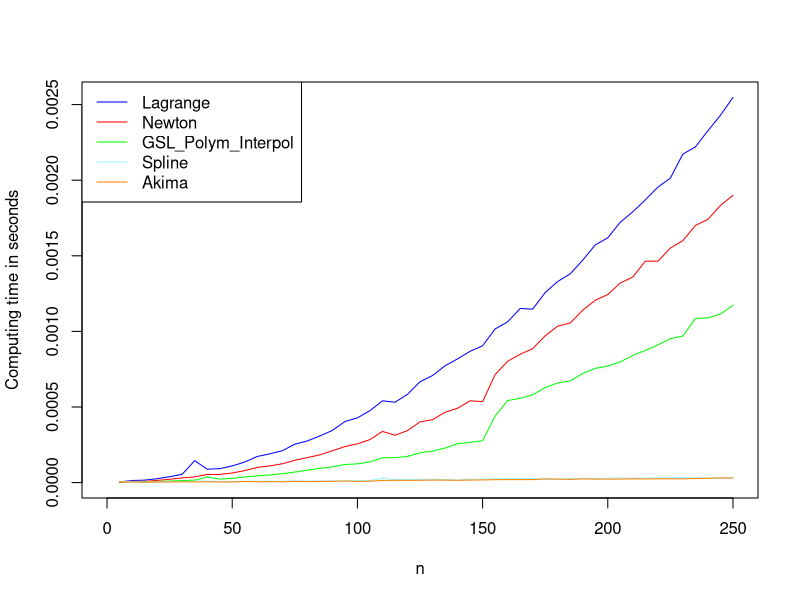
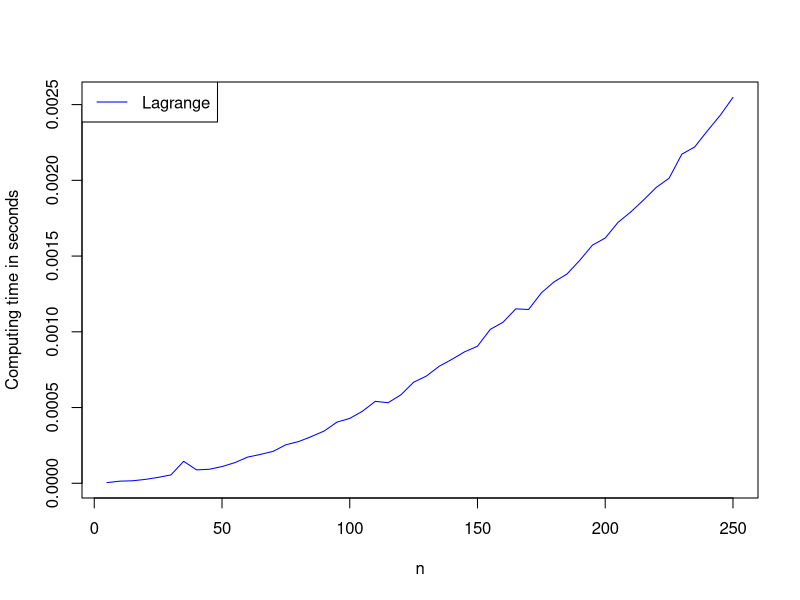
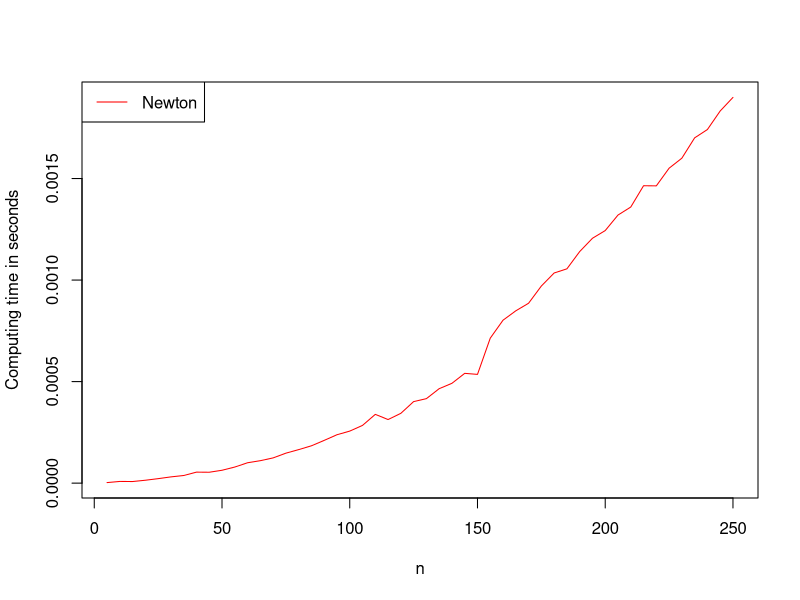
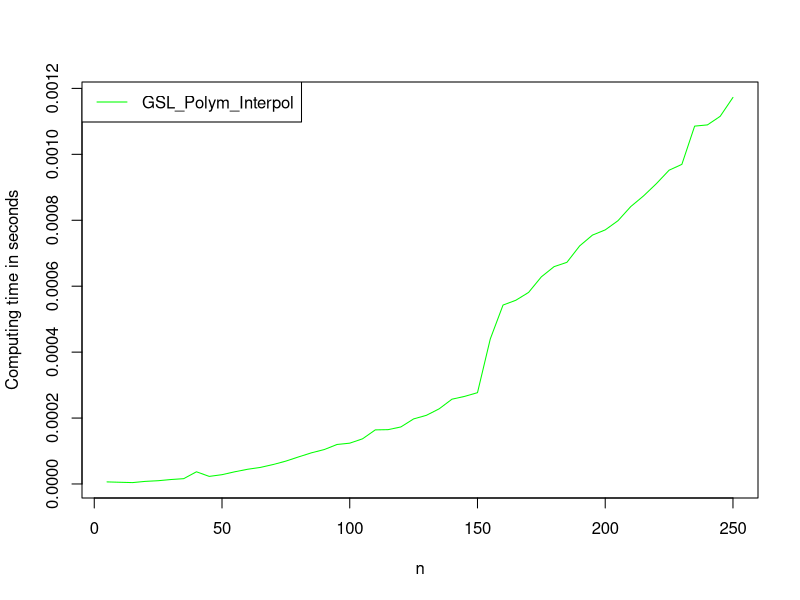
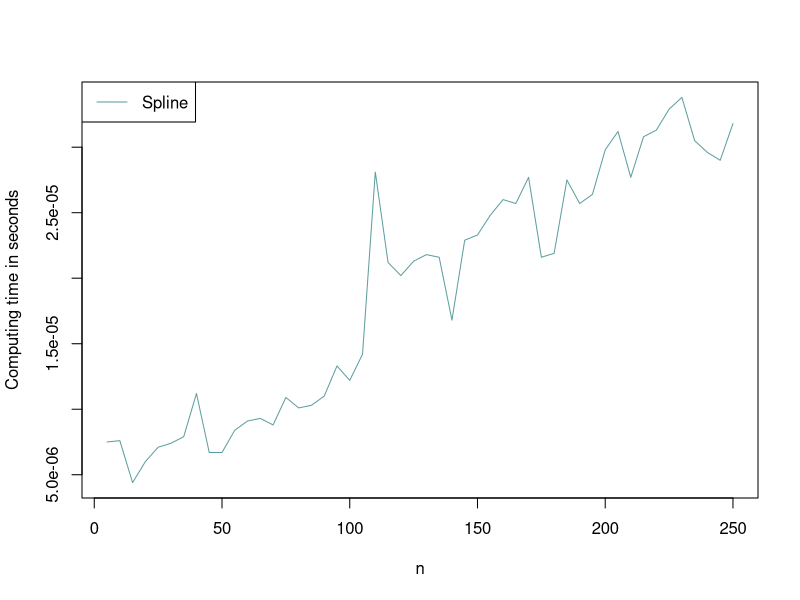
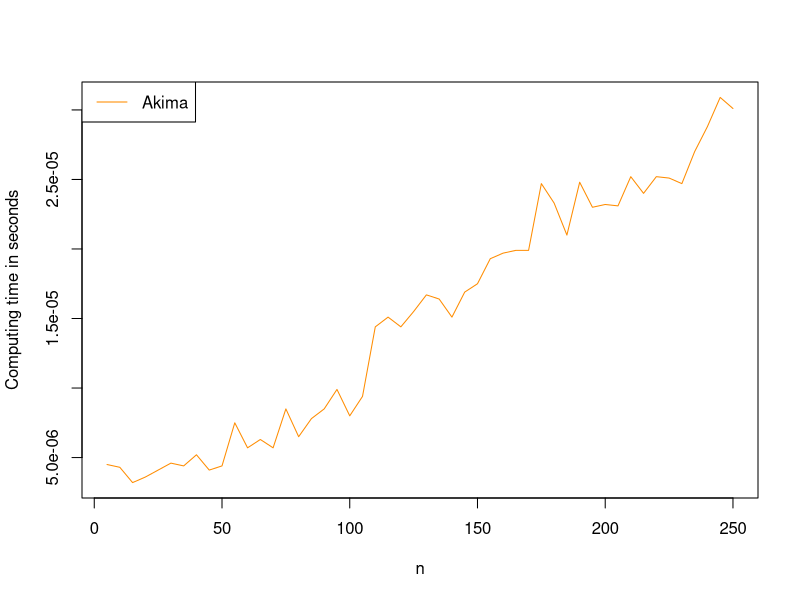
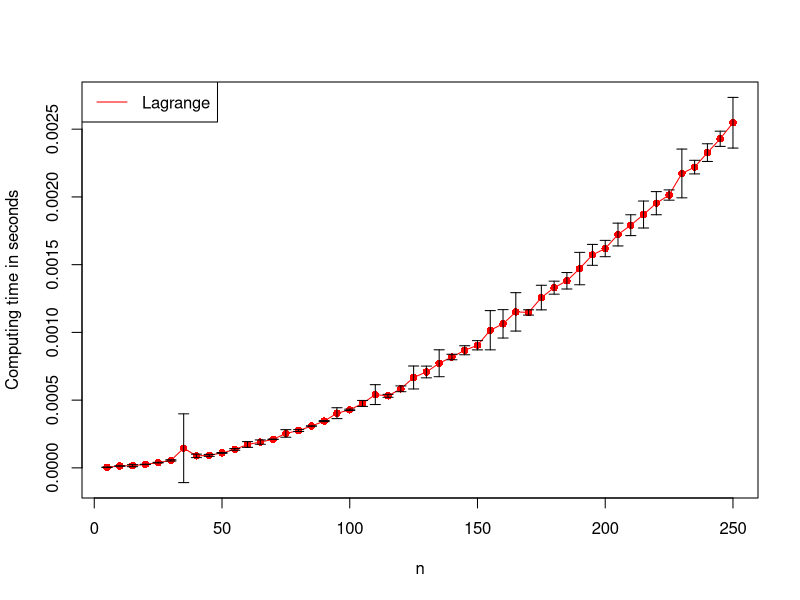
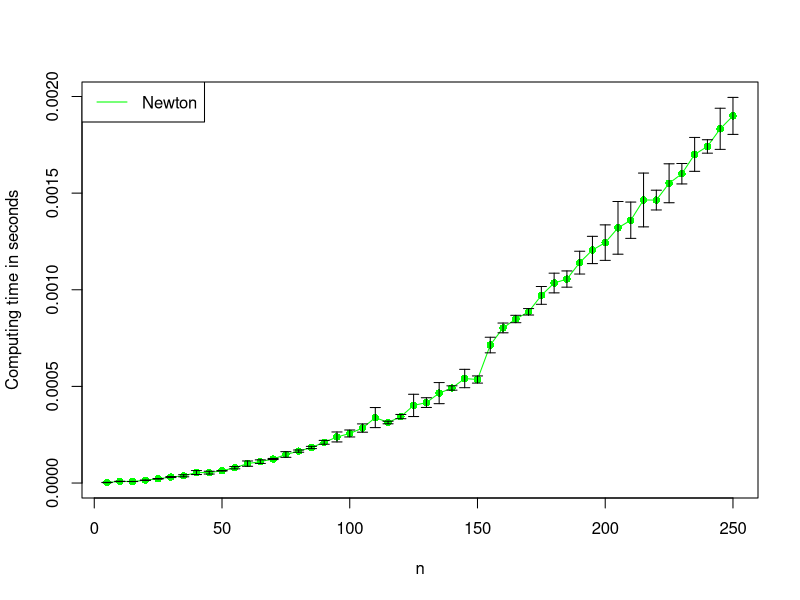

Recreate these plots in R, in order.
library("Hmisc")
results = read.csv("times.txt")

avg_results = aggregate( time ~ n:alg, data=results, FUN=mean)
avg_results$sd = aggregate( time ~ n:alg, data=results, FUN=sd)$time

y_range = range(0,avg_results$time)
x_range = range(0,avg_results$n)

pdf(file="times.pdf", height=8, width=8, bg="white")


plot(x=avg_results[avg_results$alg=="Lagrange",]$n,y=avg_results[avg_results$alg=="Lagrange",]$time, type="l", lty = 1, ylim = y_range,xlim = x_range, xlab = "n", ylab = "Computing time in seconds", col="blue")
lines(x=avg_results[avg_results$alg=="Newton",]$n,y=avg_results[avg_results$alg=="Newton",]$time, lty = 1, col = "red")
lines(x=avg_results[avg_results$alg=="GSL_Polym_Interpol",]$n,y=avg_results[avg_results$alg=="GSL_Polym_Interpol",]$time, lty = 1, col = "green")
lines(x=avg_results[avg_results$alg=="Spline",]$n,y=avg_results[avg_results$alg=="Spline",]$time, type="l", lty = 1, col = "cadetblue1")
lines(x=avg_results[avg_results$alg=="Akima",]$n,y=avg_results[avg_results$alg=="Akima",]$time, type="l", lty = 1, col = "darkorange1")
legend("topleft", c("Lagrange","Newton","GSL_Polym_Interpol","Spline","Akima"),col=c("blue","red","green","cadetblue1","darkorange1"),lty=1)

plot(x=avg_results[avg_results$alg=="Lagrange",]$n,y=avg_results[avg_results$alg=="Lagrange",]$time, type="l", lty = 1, xlab = "n", ylab = "Computing time in seconds", col="blue")
legend("topleft", c("Lagrange"),col=c("blue"),lty=1)

plot(x=avg_results[avg_results$alg=="Newton",]$n,y=avg_results[avg_results$alg=="Newton",]$time, type="l", lty = 1, xlab = "n", ylab = "Computing time in seconds", col="red")
legend("topleft", c("Newton"),col=c("red"),lty=1)

plot(x=avg_results[avg_results$alg=="GSL_Polym_Interpol",]$n,y=avg_results[avg_results$alg=="GSL_Polym_Interpol",]$time, type="l", lty = 1, xlab = "n", ylab = "Computing time in seconds", col="green")
legend("topleft", c("GSL_Polym_Interpol"),col=c("green"),lty=1)

plot(x=avg_results[avg_results$alg=="Spline",]$n,y=avg_results[avg_results$alg=="Spline",]$time, type="l", lty = 1, xlab = "n", ylab = "Computing time in seconds", col="cadetblue")
legend("topleft", c("Spline"),col=c("cadetblue"),lty=1)

plot(x=avg_results[avg_results$alg=="Akima",]$n,y=avg_results[avg_results$alg=="Akima",]$time, type="l", lty = 1, xlab = "n", ylab = "Computing time in seconds", col="darkorange")
legend("topleft", c("Akima"),col=c("darkorange"),lty=1)

errbar( avg_results[avg_results$alg=="Lagrange",]$n, avg_results[avg_results$alg=="Lagrange",]$time, avg_results[avg_results$alg=="Lagrange",]$time + avg_results[avg_results$alg=="Lagrange",]$sd, avg_results[avg_results$alg=="Lagrange",]$time - avg_results[avg_results$alg=="Lagrange",]$sd, xlab = "n", ylab = "Computing time in seconds",type="o", lty = 1,col = "red")
legend("topleft", c("Lagrange"),col=c("red"),lty=1)

errbar( avg_results[avg_results$alg=="Newton",]$n, avg_results[avg_results$alg=="Newton",]$time, avg_results[avg_results$alg=="Newton",]$time + avg_results[avg_results$alg=="Newton",]$sd, avg_results[avg_results$alg=="Newton",]$time - avg_results[avg_results$alg=="Newton",]$sd, xlab = "n", ylab = "Computing time in seconds",type="o", lty = 1,col = "green")
legend("topleft", c("Newton"),col=c("green"),lty=1)

errbar( avg_results[avg_results$alg=="Spline",]$n, avg_results[avg_results$alg=="Spline",]$time, avg_results[avg_results$alg=="Spline",]$time + avg_results[avg_results$alg=="Spline",]$sd, avg_results[avg_results$alg=="Spline",]$time - avg_results[avg_results$alg=="Spline",]$sd, xlab = "n", ylab = "Computing time in seconds",type="o", lty = 1,col = "cadetblue")
legend("topleft", c("Spline"),col=c("cadetblue"),lty=1)

errbar( avg_results[avg_results$alg=="Akima",]$n, avg_results[avg_results$alg=="Akima",]$time, avg_results[avg_results$alg=="Akima",]$time + avg_results[avg_results$alg=="Akima",]$sd, avg_results[avg_results$alg=="Akima",]$time - avg_results[avg_results$alg=="Akima",]$sd, xlab = "n", ylab = "Computing time in seconds",type="o", lty = 1,col = "darkorange")
legend("topleft", c("Akima"),col=c("darkorange"),lty=1)



dev.off()
